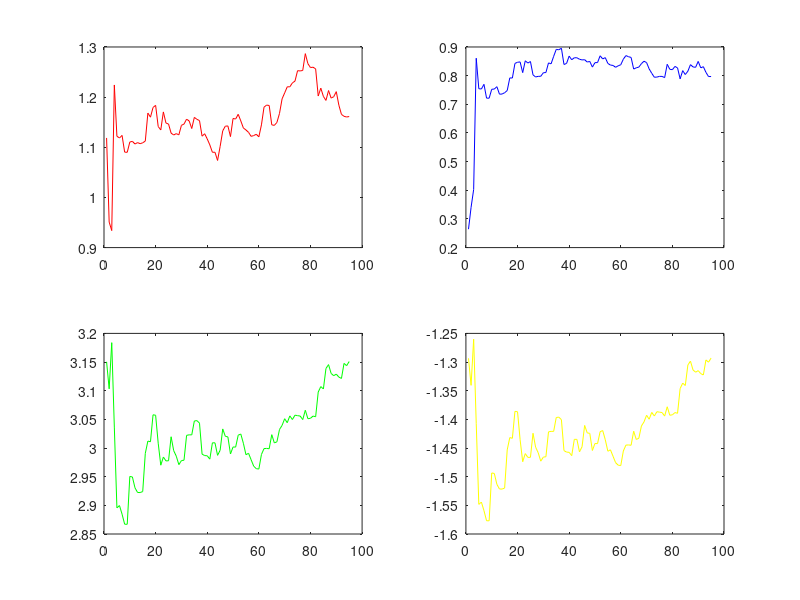

The MATLAB script that drew this image:
%Partie_2 :cas où les paramètres a, b, c et d ne sont pas constants 
%Initialisation 
a=1;
b=0.7;
c=2;
d=-1;

N=100 ;
U=randi([0 1],1,N);  
% Y=zeros(1,N);
Y(1)=U(1);
Y(2)=U(2);


for i=3:N;
    a_k= a*(1-0.5*exp(-i));
    b_k= b*(1-0.5*exp(-i));
    c_k= c*(1-0.5*exp(-i));
    d_k= d*(1-0.5*exp(-i));

    Y(i)=c_k*U(i-1)+d_k*U(i-2)-a_k*Y(i-1)-b_k*Y(i-2);% creation de la sortie 

end; %

bruit_faible_amplitude= 0.1*randi([0 1],1,N); 

Y=Y+bruit_faible_amplitude; %Ajout de la bruit à la sortie
% Identification par moindres carrés recursifs
%initialisation 
alpha=1000;
% initialiser teta par les premier valeur 
A=[-Y(5) -Y(4) U(5) U(4);-Y(4) -Y(3) U(4) U(3);-Y(3) -Y(2) U(3) U(2);-Y(2) -Y(1) U(2) U(1)];
B=[Y(6);Y(5);Y(4);Y(3)];
teta=pinv(A)*B;
P=alpha*eye(4);
TETA=teta;
% pour le cas ou a,b,c et d sont variables on utilise l'algorithme avec
% facteur d'oublie
%odre d'itiration = nombres des échantillons 


lambda = .95;  % facteur d'oublie 

for k=7:N;  
     h=[-Y(k-1) -Y(k-2) U(k-1) U(k-1)]';
     G    =         P*h*inv(lambda+h'*P*h);
     teta =         teta+G*(Y(k)-h'*teta);
     P    =         (1/lambda)*(eye(4)-G*h')*P;
     TETA =         [TETA,teta];
end;
a_estimated=teta(1)
b_estimated=teta(2)
c_estimated=teta(3)
d_estimated=teta(4)
display("\n")
Erreur=[a;b;c;d]-teta

subplot(221)
plot(1:N-5,TETA(1,:),'r')
subplot(222)
plot(1:N-5, TETA(2,:),'b')
subplot(223)
plot(1:N-5,TETA(3,:),'g')
subplot(224)
plot(1:N-5, TETA(4,:),'y')